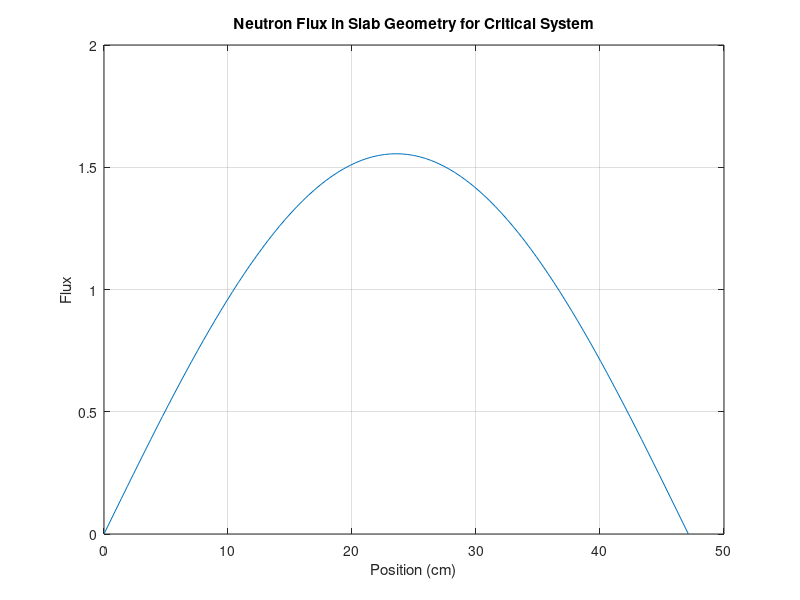

Source code (MATLAB):
%% Neutron Diffusion Equation K-eigenvalue Criticality Calculation
% Solves neutron diffusion equation (NDE) in slab geometry.
% Finds width of critical slab using one-speed diffusion theory
% with zero flux boundary conditions on the edges. 

clc, clear, clf

%% Neutron Diffusion Equation in Slab with Fission Source
% The NDE in a slab is given by
%
% $$ -\frac{d}{dx}D(x)\frac{d\phi(x)}{dx} + \Sigma_a \phi(x) = \frac{1}{k}\nu
% \Sigma_f \phi(x) $$
%
% where $D(x)$ is the diffusion coefficient, $\Sigma_a$ and $\Sigma_f$ are
% the absorption and fission macroscopic cross sections, $\nu$ is the
% average number of neutrons emitted in fission, and $k$ is k-effective.

%% Material Properties
%D = 2;
%nusigf = 3*pi;
%siga = pi;
D = 0.9; nusigf = 0.070; siga = 0.066;

%% Slab Geometry Width and Discretization
%Lx = pi*((nusigf-siga)/D)^(-0.5);
Lx = 47.1239;
%Lx = 30;

%Discretization of geometry
N = 100;
h = Lx/(N);

x = 0+h:h:Lx-h;

%% Generation of Leakage and Absorption Matrices
L = (-D/h^2).*full(gallery('tridiag',N-1,1,-2,1));
A = siga*eye(N-1,N-1);

M = L+A;

%% Boundary Conditions $(\phi(0) = \phi(L) = 0)$
%M(1,1) = 1; M(1,2) = 0;
%M(end,end) = 1; M(end,end-1) = 0;

phi0 = ones(N-1,1);
%phi0(1) = 0;
%phi0(N) = 0;

%% Power Iteration Scheme for k-eigenvalue and Flux
% Algorithm:
% We input an initial flux $\phi^{(0)}(x)$ and k-effective value $k_0$ and solve
% the equation:
%
% $$ M \psi^{(0)}(x) = \frac{1}{k} F \phi^{(0)}(x) $$
%
% for $\psi^{(0)}(x)$. Using this function, we calculate the next k-effective
% iterate using
%
% $$ k^{n+1} = \frac{\sum \nu \Sigma_f \psi^{(n)}(x)}{\sum \nu \Sigma_f
% \phi^{(n)}(x)} $$
%
% The new flux $\phi^{(n+1)}(x)$ is calculated
%
% $$ \phi^{(n+1)}(x) = \frac{1}{k} \psi^{(n)}(x) $$.
% 
% This is done until the two-norm difference between k-effective iterations
% is less than some tolerance.
%

beta = 0.0;

%M - 0.9.*eye(N,N);
%M(1,1) = 1; M(1,2) = 0;
%M(end,end) = 1; M(end,end-1) = 0;

% k-effective guess
k = 1.00;

%Tolerance Criterion
tol = 1e-15;

for i = 1:100
    
    kold = k;
    
    psi = (M-beta.*eye(N-1,N-1))\(nusigf.*phi0);
    %psi(1) = 0; psi(end) = 0;
    k = sum(nusigf.*psi)/sum(nusigf*phi0);
    phi0 = (1/k).*psi;
    %phi0(1) = 0;
    %phi0(N) = 0;
    
    residual = norm(abs(k-kold));
    
    if residual <= tol
        
        break
        
    end
    
end

flux = zeros(1,N+1);
flux(2:N) = phi0;

pos = zeros(1,N+1);
pos(2:N) = x;
pos(end) = Lx;

plot(pos,flux);
xlabel('Position (cm)');
ylabel('Flux');
title('Neutron Flux in Slab Geometry for Critical System')
grid on

fprintf('Calculated k-effective value: %f \n',k)
fprintf('K-effective converged in %i iterations \n',i)